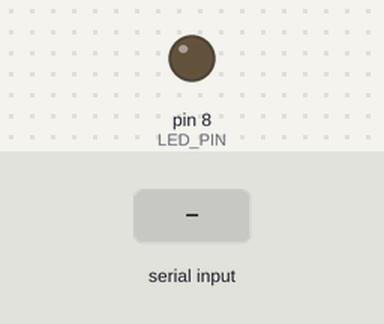
Simulated run of this sketch. Board: Arduino Uno, built with avr-gcc and run on an emulated ATmega328P. On the bench: output pins drawn as LEDs (lit = HIGH). The inputs (shaded band) are chosen by the test bench.

Above: at 1.3 s.
1.4 s: "." received over Serial
At 1.5 s:
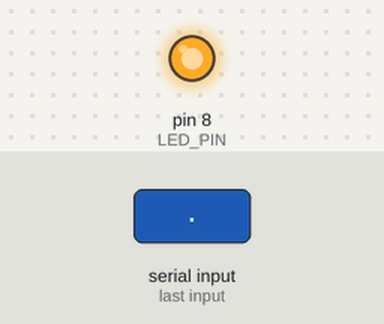
Timing chart, 0 to 4.4 s (numbered marks = the images above; inputs shaded):
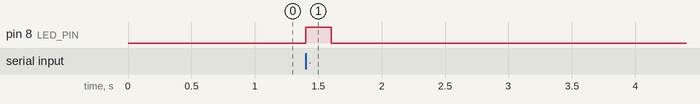

Measured:
- after the input at 1.4 s, pin 8 (LED_PIN): LOW → HIGH at once, → LOW 0.20 s later

The sketch:

morse_receiver.ino
```cpp
// Morse receiver: listens on Serial for '.' and '-' and blinks an LED.
// Wiring: Pin 8 -> LED anode (+); LED cathode (-) -> 220 ohm resistor -> GND

const int LED_PIN = 8;          // external LED (use 13 for the on-board LED)
const int DOT_MS = 200;         // dot duration
const int DASH_MS = 600;        // dash = 3x dot (Morse timing rule)
const int GAP_MS = 200;         // gap between symbols

void setup() {
  pinMode(LED_PIN, OUTPUT);
  Serial.begin(9600);           // must match baud rate in Python
  delay(100);
}

void loop() {
  if (Serial.available() > 0) {
    char c = Serial.read();
    if (c == '.') {
      blinkLed(DOT_MS);
    } else if (c == '-') {
      blinkLed(DASH_MS);
    }
    // any other character is ignored
  }
}

void blinkLed(int onTime) {
  digitalWrite(LED_PIN, HIGH);
  delay(onTime);
  digitalWrite(LED_PIN, LOW);
  delay(GAP_MS);
}
```
